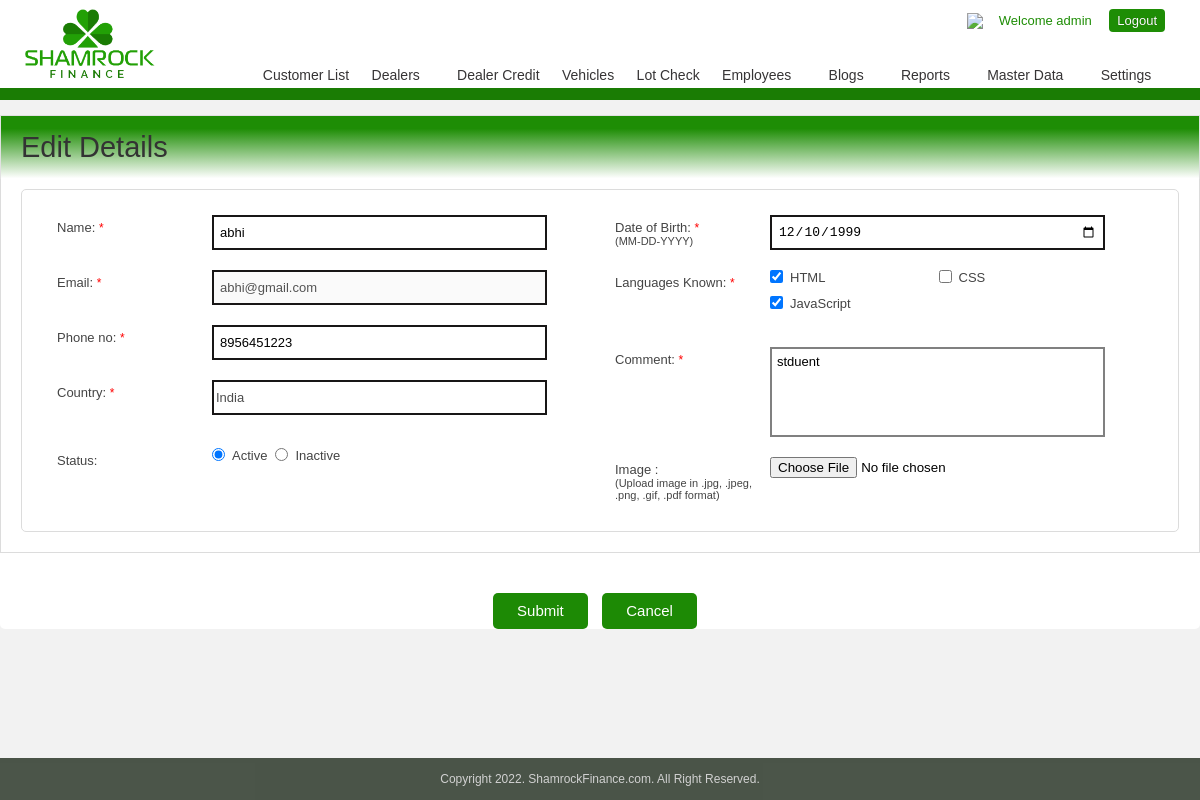
/edit.php?&id=9 (signed in), run on the app's committed database.
### tables this page shows
CREATE TABLE `users` (
  `id` int NOT NULL,
  `name` varchar(20) NOT NULL,
  `email` varchar(30) NOT NULL,
  `password` varchar(255) NOT NULL,
  `phone_no` varchar(20) NOT NULL,
  `country` varchar(2) NOT NULL,
  `status` int NOT NULL,
  `dob` date NOT NULL,
  `languages_known` varchar(255) NOT NULL,
  `comments` text NOT NULL,
  `image` varchar(50) NOT NULL
);

### edit.php (the view, shortened to what this page needs)
<?php
if(!isset($_SESSION["is_login"])) {
	header('Location: login.php');
}
else
{
    $id = $_GET['id'];
	include('connection.php');
	if(!empty($id)){
		$sql = "select name, email, password, phone_no, country, status, dob, languages_known, comments, image from users where id = $id";
		$result = mysqli_query($conn, $sql);
		if (mysqli_num_rows($result) == 1)
		{
			while($row = mysqli_fetch_assoc($result))
			{
				$name = $row['name'];
				$emailId = $row['email'];
				$phone_no = $row['phone_no'];
				$country = $row['country'];
				$dbstatus = $row['status'];
				$dob = $row['dob'];
				$languages_known = $row['languages_known'];
				$lang = explode (",", $languages_known);
				$comments = $row['comments'];
				$image = $row['image'];
			}
		}
	}
?>
<?php
include('header.php');
?>
	<div class="border-div"></div>
		<div class="hotel-listing add_edit">
		<div class="regi-main ">
<div class="my-account">
	<div class="myaccount-outer ">
    	<form id="enter_data" enctype="multipart/form-data" method="post" accept-charset="utf-8" name="form">
			<div class="account-right-div">
				<div class="dashboard-heading">
					<h2 class="dealer-head" title="">
						Edit Details</h2>
				</div>
			</div>
		<div class="dashboard-inner">
			<div class="main-dash-summry Edit-profile edit-dealer-prof dealer-edit">
				<div class="left-column">
					<div class="input-row">
						<div class="full">
							<div class="input-block">
								<label for="name">Name: <span class="star">*</span></label>
								<span class="reg_span">
									<input type="text" name="name" value="<?php if(!empty($name)) { echo $name; } ?>" id="name" class="inputbox-main" />
								</span>
							</div>
						</div>
					</div>
					<div class="input-row">
						<div class="full">
							<div class="input-block">
								<label>Email: <span class="star">*</span></label>
								<span class="reg_span  ">
									<input type="text" name="emailId" value="<?php if(!empty($emailId)) { echo $emailId; } ?>" id="emailId" class="inputbox-main" disabled />
								</span>
							</div>
						</div>
					</div>
					<div class="input-row">
						<div class="full">
							<div class="input-block">
								<label>Phone no: <span class="star">*</span></label>
								<span class="reg_span">
									<input type="tel" name="phone" value="<?php if(!empty($phone_no)) { echo $phone_no; } ?>" id="phone" class="inputbox-main"  />
								</span>
							</div>
						</div>
					</div>
					<div class="input-row ">
						<div class="full">
							<div class="input-block factor-row factor">
								<label>Country: <span class="star">*</span></label>
								<span class="reg_span">
									<select name="country" class="inputbox-main pur_loc" id="country">
										<option value="IN" <?php
										if($country == 'IN') { echo "selected"; }
										 ?> >India</option>
									</select>
								</span>
							</div>
						</div>
					</div>
					<div class="input-row">
						<div class="full">
							<div class="input-block edit-full">
								<label>Status: </label>
								<span class="reg_span">
									<input id="active" type="radio" name="customer_status" <?php
									if($dbstatus == '1') { echo 'checked'; }
									 ?> value="1">
									<label class="radio-label radio-deal" for="active">Active</label>
									<input id="inactive" type="radio" name="customer_status" <?php if($dbstatus == '0') { echo 'checked'; }
									 ?> value="0">
									<label class="radio-label radio-deal" for="inactive">Inactive</label>
								</span>
							</div>
						</div>
					</div>
				</div>
				<div class="right-column">
					<div class="input-row ">
						<div class="full">
							<div class="input-block">
								<label>Date of Birth: <span class="star">*</span><br/><span class="date-form">(MM-DD-YYYY)</span></label>
								<span class="reg_span">
									<input type="date" name="dob" id="dob" value="<?php if(!empty($dob)) { echo $dob; } ?>" class="inputbox-main"  />
								</span>
							</div>
						</div>
					</div>
					<div class="input-row add-fee">
						<div class="full">
							<div class="input-block">
								<label>Languages Known: <span class="star">*</span></label>
								<span class="reg_span ship_method">
									<div title="" class="fl-width">
										<input type="checkbox"  name="checkbox[]" value="html" class="risk_input"  id="html" <?php
										if(in_array('html', $lang)) { echo "checked"; }
										 ?> />
										<label class="check-val" for="html">HTML</label>
									</div>
									<div title="" class="fl-width">
										<input type="checkbox"  name="checkbox[]" value="css" class="risk_input"  id="css" <?php
										if(in_array('css', $lang)) { echo "checked"; }
										 ?> />
										<label class="check-val" for="css">CSS</label>
									</div>
									<div title="" class="fl-width">
										<input type="checkbox"  name="checkbox[]" value="js" class="risk_input"  id="js" <?php
										if(in_array('js', $lang)) { echo "checked"; }
										 ?> />
										<label class="check-val" for="js">JavaScript</label>
									</div>
								</span>
							</div>
						</div>
					</div>
					<div class="input-row auth-space">
						<div class="full">
							<div class="input-block textarea-input text">
								<label>Comment: <span class="star">*</span></label>
								<span class="reg_span">
									<textarea name="comment" cols="40" rows="10" id="comment" class="inputbox-address check" ><?php
									if(!empty($comments)) { echo $comments; }
									 ?></textarea>
								</span>
							</div>
						</div>
					</div>
					<div class="input-row up-title">
						<div class="full">
							<div class="input-block file ">
								<label>Image : <br/><span class="file-form">(Upload image in .jpg, .jpeg, .png, .gif, .pdf format)</span></label>
								<span class="reg_span">
									<?php
									if(!empty($image))
									{
										echo "<div class='img-preview'><img src='dbimages/$image' style='border=1px solid;' alt='no image' width='50px' heigth='50px' id='frame'></div>";
										echo '<span><input type="checkbox" name="remove_checkbox" value="1" /><h5>Remove</h5></span>';
										echo '<br><input type="file" name="updateimage" id="updateimage" class="titles_file check lot-input-new" />';
										}
									else{
										echo '<input type="file" name="image" id="image" class="titles_file check lot-input-new" />';
									}
									?>
									<span class="reg_span file"></span>
								</span>
							</div>
						</div>
					</div>
				</div>
			</div>
		</div>
				<div class="submit-class">
					<div class="full">
						<input type="submit" name = "submit" id="submit" value="Submit" class="btn-submit btn">
						<input type="button" value="Cancel" onclick="javascript:history.go(-1);" class="btn-submit btn">
					</div>
				</div>
			</form>
		</div>
	</div>
</div>
</div>
<?php } ?>
<?php
include('footer.php');
?>

### header.php (shortened to what this page needs)
<!DOCTYPE html PUBLIC "-//W3C//DTD XHTML 1.0 Transitional//EN" "http://www.w3.org/TR/xhtml1/DTD/xhtml1-transitional.dtd">
<html xmlns="http://www.w3.org/1999/xhtml">
	<head>
		<link href="css/font-awesome.css" rel="stylesheet">
		<link href="css/font-awesome.min.css" rel="stylesheet">
		<link rel="stylesheet" type="text/css" href="css/style.css"/>
	</head>
	<body class="admin_body">
		<header>
			<div id="wrapper2">
				<div class="header-base">
					<div class="logo-div">
						<a title="Shamrock Finance" href ="http://localhost/vishal/shamrock">
							<img alt="Shamrock Finance" src="images/logo.png"/>
						</a>
					</div>
				<?php
				if($_SESSION['is_login']){ ?>
					<div class="header-right-main">
						<nav  class="dashboard-nav">
							<div class="welcometxt">
								<h2>
									<a  title="Unread Message(s)" href="" class="message-icon">
									<img  src="http://dexteroustechnologies.co.in/shamrock/assets/images/admin/message_chat.png">
									</a>
									<?php
									include('connection.php');
									$email = $_SESSION['email'];
									$password = $_SESSION['password'];
									$sql = "select name from users where email='$email' AND password='$password' ";
									$result = mysqli_query($conn, $sql);
									if (mysqli_num_rows($result) == 1){
										while($row = mysqli_fetch_assoc($result)) {
											$username = $row['name'];
										}
									}
									?>
									<span>Welcome <?php echo $username; ?></span>
								</h2>
							</div>
							<ul>
								<li >
									<a href="logout.php" class="active sign-out">Logout</a>
								</li>
							</ul>
						</nav>
						<div class="navi-outer" id="dashboard">
													<ul>
								<li>
									<a  href="list.php">Customer List</a>
								</li>
								<li class="slide-menu" id="manage_dealers" style="display:inline-block">
									<a href="#"> Dealers <i class="fa fa-angle-down menu-down"></i>  </a>
								</li>
								<li class="slide-menu" id="manage_dealercredit" style="display:inline-block">
									<a href=""> Dealer Credit </a>
								</li>
								<li class="slide-menu" id="manage_vehicles" style="display:inline-block">
									<a href=""> Vehicles </a>
								</li>
								<li class="slide-menu" id="manage_lotcheck" style="display:inline-block">
									<a href=""> Lot Check </a>
								</li>
								<li class="slide-menu" id="manage_admin" style="display:inline-block">
									<a href="#"> Employees <i class="fa fa-angle-down menu-down"></i>  </a>
								</li>
								<li style="display:inline-block" id="blogs">
									<a class="" href="#"> Blogs <i class="fa fa-angle-down menu-down"></i> </a>
								</li>
								<li class="slide-menu " id="reports" style="display:inline-block">
									<a class="slide-menu-new" href="#"> Reports <i class="fa fa-angle-down menu-down"></i> </a>
								</li>
								<li class="slide-menu" id="master_data" style="display:inline-block">
									<a class="" href="#">Master Data <i class="fa fa-angle-down menu-down"></i> </a>
								</li>
								<li class="slide-menu" id="settings">
									<a class="" href="#"> Settings <i class="fa fa-angle-down menu-down"></i> </a>
								</li>
							</ul>
						</div>
					</div>
				<?php } ?>
				</div>
			</div>
		</header>

### data on the page
users: name "admin"
users: name "abhi", emailId "abhi@gmail.com", phone "8956451223", country "India", status "☑ Active", status "☐ Inactive", dob "12/10/1999", languages_known "☑", comment "stduent"
